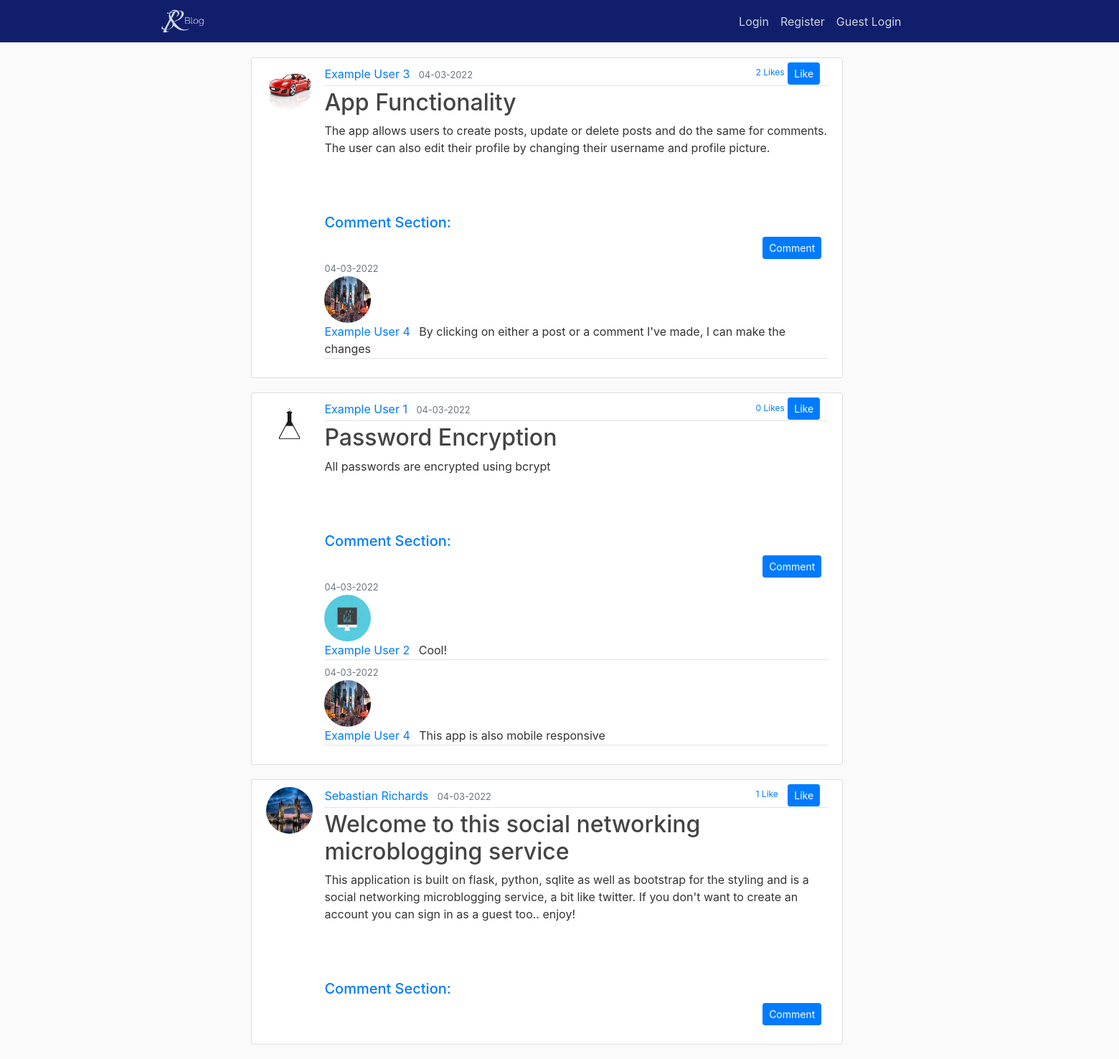
The page /home on the database its author committed.
### flaskblog/models.py (models this page shows, shortened)
class Post(db.Model):
	id = db.Column(db.Integer, primary_key=True)
	title = db.Column(db.String(100), nullable=False)
	date_posted = db.Column(db.DateTime, nullable=False, default=datetime.utcnow)
	content = db.Column(db.Text, nullable=False)
	user_id = db.Column(db.Integer, db.ForeignKey('user.id'), nullable=False)
	likes = db.relationship('PostLike', backref='post', lazy='dynamic')
	comments = db.relationship('Comment', backref='intended_post', lazy=True)

class User(db.Model, UserMixin):
	id = db.Column(db.Integer, primary_key=True)
	username = db.Column(db.String(20), unique=True, nullable=False)
	email = db.Column(db.String(120), unique=True, nullable=False)
	image_file = db.Column(db.String(20), nullable=False, default='default.jpeg')
	password = db.Column(db.String(60), nullable=False)
	posts = db.relationship('Post', backref='author', lazy=True)
	comments = db.relationship('Comment', backref='author', lazy=True)
	liked = db.relationship('PostLike', foreign_keys='PostLike.user_id', backref='user', lazy='dynamic')

class Comment(db.Model):
	id = db.Column(db.Integer, primary_key=True)
	comment = db.Column(db.Text, nullable=False)
	user_id = db.Column(db.Integer, db.ForeignKey('user.id'), nullable=False)
	post_id = db.Column(db.Integer, db.ForeignKey('post.id'), nullable=False)
	date_posted = db.Column(db.DateTime, nullable=False, default=datetime.utcnow)

### flaskblog/routes.py (the view)
@app.route('/')
@app.route('/home')
def home():
	posts = Post.query.order_by(Post.date_posted.desc())
	comments = Comment.query.all()
	return render_template('home.html', posts=posts, comments=comments)

### flaskblog/templates/home.html (shortened to what this page needs)
{% extends 'layout.html' %}
{% block content %}
	{% for post in posts %}
		<article class="media content-section">
			<img class="rounded-circle article-img" src="{{ url_for('static', filename='profile_pics/' +
			post.author.image_file) }}">
		  <div class="media-body">
		    <div class="article-metadata">
		      <a class="mr-2" href="#">{{ post.author.username }}</a>
		      <small class="text-muted">{{ post.date_posted.strftime('%d-%m-%Y') }}</small>
				<div class="likeButton">
					{% if current_user.is_authenticated %}
						{% if current_user.has_liked_post(post) %}
							<form method="post" action="{{ url_for('like_action', post_id=post.id, action='unlike') }}">
								<button type="submit" class="btn btn-primary btn-sm">Unlike</button>
							</form>
						{% else %}
							<form method="POST" action="{{ url_for('like_action', post_id=post.id, action='like') }}">
								<button type="submit" class="btn btn-primary btn-sm">Like</button>
							</form>
						{% endif %}
					{% else %}
					<form action="{{ url_for('login') }}">
						<button type="submit" class="btn btn-primary btn-sm">Like</button>
					</form>
					{% endif %}
				</div>
				<div class="likeText">
					{% if post.likes.count() == 1 %} {{ post.likes.count() }} Like
					{% else %}
						{{ post.likes.count() }} Likes
					{% endif %}
				</div>
			</div>
		    <h2><a class="article-title" href="{{ url_for('post', post_id=post.id) }} ">{{ post.title }}</a></h2>
		    <p class="article-content">{{ post.content }}</p>
		    <p class="article-content">
			{% if current_user.is_authenticated %}
				<h5>Comment Section:</h5>
				<form action="{{ url_for('comment_post', post_id=post.id) }}">
					<button type="submit" class="btn btn-primary btn-sm commentBtn">Comment</button>
				</form>
			{% else %}
				<h5>Comment Section:</h5>
				<form action="{{ url_for('new_post') }}">
					<button type="submit" class="btn btn-primary btn-sm commentBtn">Comment</button>
				</form>
			{% endif %}
			    {% for comment in comments %}
			    	{% if comment.post_id == post.id %}
				    	<small class="text-muted">{{ comment.date_posted.strftime('%d-%m-%Y') }}</small>
				  		<div>
				  			<img class="rounded-circle article-img" src="{{ url_for('static', filename='profile_pics/' +
							comment.author.image_file) }}">
						  <div class="media-body">
						    <div class="article-metadata">
						      <a class="mr-2" href="#">{{ comment.author.username }}</a>
				  			{{ comment.comment }}
				  		</div>
				  	{% endif %}
			  	{% endfor %}
		    </p>
		  </div>
		</article>
	{% endfor %}
{% endblock content %}

### flaskblog/templates/layout.html (shortened to what this page needs)
<!DOCTYPE html>
<html>
<head>
    <link rel="stylesheet" href="https://stackpath.bootstrapcdn.com/bootstrap/4.4.1/css/bootstrap.min.css">
    <link rel="stylesheet" type="text/css" href="{{ url_for('static', filename='main.css') }}">
</head>
<body>
	<header class="site-header">
	  <nav class="navbar navbar-expand-md navbar-dark bg-steel fixed-top">
	    <div class="container">
	      <a class="navbar-brand" href="{{ url_for('home') }}">
			<img src="{{ url_for('static', filename='logoflaskblog.png') }}" alt="logoimg" class="srlogoimage">
		  </a>
	      <div class="collapse navbar-collapse ms-auto" id="navbarToggle">
	        <div class="navbar-nav text-center moveitmoreright reposition">
	          {% if current_user.is_authenticated %}
	          <a class="nav-item nav-link" href="{{ url_for('new_post') }}">New Post</a>
	          <a class="nav-item nav-link" href="{{ url_for('account') }}">Account</a>
	          <a class="nav-item nav-link" href="{{ url_for('logout') }}">Logout</a>
	          {% else %}
	          <a class="nav-item nav-link" href="{{ url_for('login') }}">Login</a>
	          <a class="nav-item nav-link" href="{{ url_for('register') }}">Register</a>
			  <a class="nav-item nav-link" href="{{ url_for('guest') }}">Guest Login</a>
	          {% endif %}
	        </div>
	      </div>
	    </div>
	  </nav>
	</header>
	<main role="main" class="container">
	  <div class="row">
	    <div class="col-md-9 moveitright mobileResponsive">
	      {% block content %}{% endblock %}
	    </div>
	  </div>
	</main>
</body>
</html>

### flaskblog/static/main.css (style rules this page uses)
body { background: #fafafa; color: #333333; margin-top: 5rem; }
h1, h2, h3, h4, h5, h6 { color: #444444; }
.bg-steel { background-color: #111E6C; }
.site-header .navbar-nav .nav-link { color: #cbd5db; }
.content-section { background: #ffffff; padding: 10px 20px; border: 1px solid #dddddd; border-radius: 3px; margin-bottom: 20px; }
.article-title { color: #444444; }
.article-content { white-space: pre-line; }
.article-img { height: 65px; width: 65px; margin-right: 16px; }
.article-metadata { padding-bottom: 1px; margin-bottom: 4px; border-bottom: 1px solid #e3e3e3 }
h5 { color: #007BFF; }
.srlogoimage { height: 31%; width: 31%; }
.moveitmoreright { margin-left: 65%; }
.moveitright { margin-left: 11%; }
.likeButton { position: relative; left: 92%; margin-top: -4%; }
.likeText { font-size: 75%; color: #007BFF; position: absolute; margin-top: -3%; left: 84%; }
@media only screen and (min-width: 992px) { .commentBtn { margin-left: 87%; } }

### rows shown on the page
Post: image_file (picture), author.username "Example User 3", date_posted "04-03-2022", likes.count "2", title "App Functionality", content "The app allows users to create posts, update or delete posts and do the same for comments. The user can also edit their profile by changing their username and profile picture."
Comment: date_posted "04-03-2022", image_file (picture), author.username "Example User 4", comment "By clicking on either a post or a comment I've made, I can make the changes"
Post: image_file (picture), author.username "Example User 1", date_posted "04-03-2022", likes.count "0", title "Password Encryption", content "All passwords are encrypted using bcrypt"
Comment: date_posted "04-03-2022", image_file (picture), author.username "Example User 2", comment "Cool!"
Comment: date_posted "04-03-2022", image_file (picture), author.username "Example User 4", comment "This app is also mobile responsive"
Post: image_file (picture), author.username "Sebastian Richards", date_posted "04-03-2022", likes.count "1", title "Welcome to this social networking microblogging service", content "This application is built on flask, python, sqlite as well as bootstrap for the styling and is a social networking microblogging service, a bit like twitter. If you don't want to create an account you can sign in as a guest too.. enjoy!"
